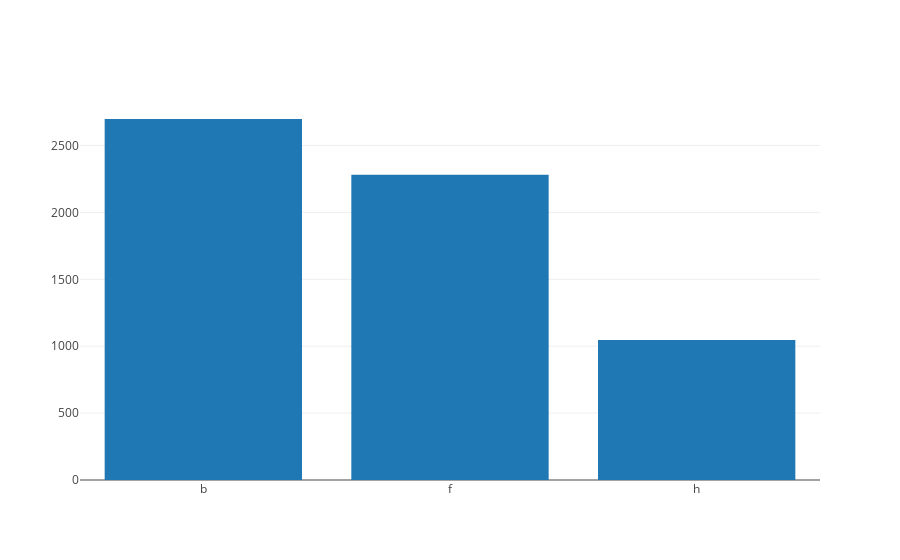

Source (notebook cell):
### Markdown cell above
#### Classes distribution
Dataset was manually labeled in 3 classes: 
- h: header
- b: body
- f: footer

Contains **248 emails** and **5518** lines

### Code cell
display(df.describe())

dfClasses = df.groupby('label').size()
display(dfClasses)
iplot([go.Bar(x=dfClasses.index, y=dfClasses.values)])

### Figure 1 — Plotly figure (JSON) as saved in the notebook; plotly's stock layout.template omitted (floating-point values rounded to 4 significant figures)
{"data": [{"type": "bar", "uid": "39df6b85-7a33-4ae4-beef-b718cd225417", "x": ["b", "f", "h"], "y": [2698, 2281, 1046]}], "layout": {}}
